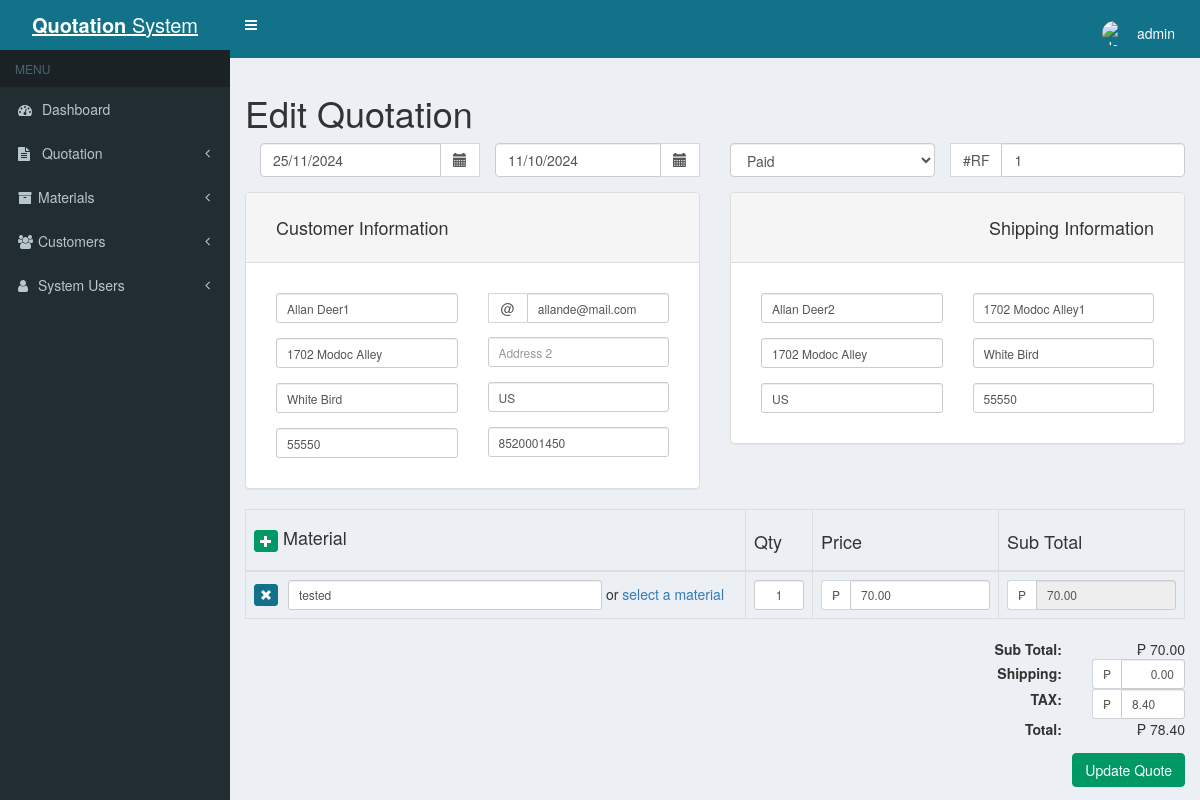
The page /invoice-edit.php?id=1 (signed in) on the database as committed earlier.
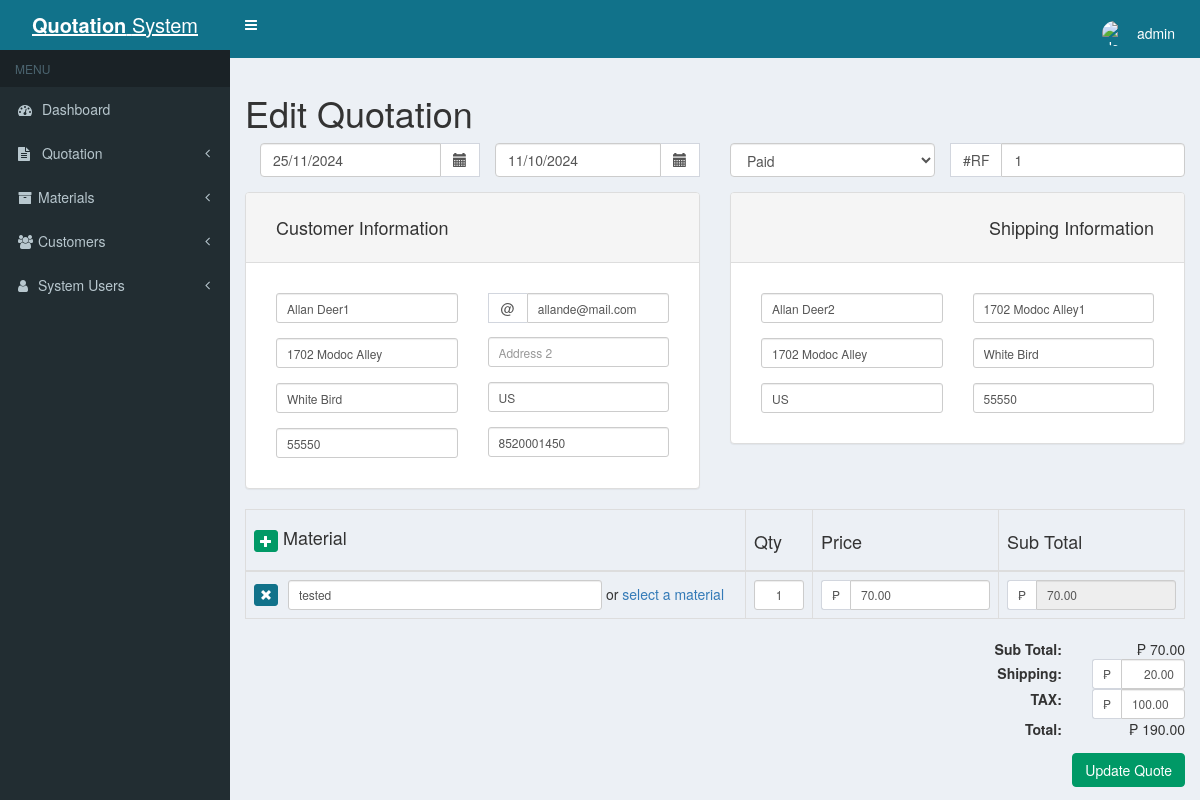
The same page on the database as committed later.
### tables this page shows
CREATE TABLE `invoice_items` (
  `id` int(11) NOT NULL,
  `invoice` varchar(255) NOT NULL,
  `product` text NOT NULL,
  `qty` int(11) NOT NULL,
  `price` decimal(10,2) NOT NULL,
  `discount` decimal(10,2) NOT NULL,
  `subtotal` decimal(10,2) NOT NULL
);

CREATE TABLE `invoices` (
  `id` int(11) NOT NULL,
  `invoice` varchar(255) NOT NULL,
  `invoice_date` varchar(255) NOT NULL,
  `invoice_due_date` varchar(255) NOT NULL,
  `subtotal` decimal(10,2) NOT NULL,
  `shipping` decimal(10,2) NOT NULL,
  `discount` decimal(10,2) NOT NULL,
  `vat` decimal(10,2) NOT NULL,
  `total` decimal(10,2) NOT NULL,
  `notes` text NOT NULL,
  `invoice_type` varchar(255) NOT NULL,
  `status` varchar(255) NOT NULL
);

CREATE TABLE `customers` (
  `id` int(11) NOT NULL,
  `invoice` varchar(255) NOT NULL,
  `name` varchar(255) NOT NULL,
  `email` varchar(255) NOT NULL,
  `address_1` varchar(255) NOT NULL,
  `address_2` varchar(255) NOT NULL,
  `town` varchar(255) NOT NULL,
  `county` varchar(255) NOT NULL,
  `postcode` varchar(255) NOT NULL,
  `phone` varchar(100) NOT NULL,
  `name_ship` varchar(255) NOT NULL,
  `address_1_ship` varchar(255) NOT NULL,
  `address_2_ship` varchar(255) NOT NULL,
  `town_ship` varchar(255) NOT NULL,
  `county_ship` varchar(255) NOT NULL,
  `postcode_ship` varchar(255) NOT NULL
);

### invoice-edit.php (shortened to what the changed rows need)
<?php
include('header.php');
$getID = $_GET['id'];
$mysqli = new mysqli(DATABASE_HOST, DATABASE_USER, DATABASE_PASS, DATABASE_NAME);
$query = "SELECT p.*, i.*, c.*
			FROM invoice_items p
			JOIN invoices i ON i.invoice = p.invoice
			JOIN customers c ON c.invoice = i.invoice
			WHERE p.invoice = '" . $mysqli->real_escape_string($getID) . "'";
$result = mysqli_query($mysqli, $query);
if($result) {
	while ($row = mysqli_fetch_assoc($result)) {
		$customer_name = $row['name'];
		$customer_email = $row['email'];
		$customer_address_1 = $row['address_1'];
		$customer_town = $row['town'];
		$customer_county = $row['county'];
		$customer_postcode = $row['postcode'];
		$customer_phone = $row['phone'];
		$customer_name_ship = $row['name_ship'];
		$customer_address_1_ship = $row['address_1_ship'];
		$customer_address_2_ship = $row['address_2_ship'];
		$customer_town_ship = $row['town_ship'];
		$customer_county_ship = $row['county_ship'];
		$customer_postcode_ship = $row['postcode_ship'];
		$invoice_date = $row['invoice_date'];
		$invoice_due_date = $row['invoice_due_date'];
		$invoice_subtotal = $row['subtotal'];
		$invoice_shipping = $row['shipping'];
		$invoice_vat = $row['vat'];
		$invoice_total = $row['total'];
	}
}
?>
		<h1>Edit Quotation</h1>
		<form method="post" id="update_invoice">
			<div class="row">
				<div class="col-xs-12 text-right">
					<div class="col-xs-3 no-padding-right">
				        <div class="form-group">
				            <div class="input-group date" id="invoice_date">
				                <input type="text" class="form-control required" name="invoice_date" placeholder="Select invoice date" data-date-format="<?php echo DATE_FORMAT ?>" value="<?php echo $invoice_date; ?>" />
				                <span class="input-group-addon">
				                    <span class="glyphicon glyphicon-calendar"></span>
				                </span>
				            </div>
				        </div>
				    </div>
				    <div class="col-xs-3">
				        <div class="form-group">
				            <div class="input-group date" id="invoice_due_date">
				                <input type="text" class="form-control required" name="invoice_due_date" placeholder="Select due date" data-date-format="<?php echo DATE_FORMAT ?>" value="<?php echo $invoice_due_date; ?>" />
				                <span class="input-group-addon">
				                    <span class="glyphicon glyphicon-calendar"></span>
				                </span>
				            </div>
				        </div>
				    </div>
				</div>
			</div>
			<div class="row">
				<div class="col-xs-6">
					<div class="panel panel-default">
						<div class="panel-body form-group form-group-sm">
							<div class="row">
								<div class="col-xs-6">
									<div class="form-group">
										<input type="text" class="form-control margin-bottom copy-input required" name="customer_name" id="customer_name" placeholder="Enter name" tabindex="1" value="<?php echo $customer_name; ?>">
									</div>
									<div class="form-group">
										<input type="text" class="form-control margin-bottom copy-input required" name="customer_address_1" id="customer_address_1" placeholder="Address 1" tabindex="3" value="<?php echo $customer_address_1; ?>">
									</div>
									<div class="form-group">
										<input type="text" class="form-control margin-bottom copy-input required" name="customer_town" id="customer_town" placeholder="Town" tabindex="5" value="<?php echo $customer_town; ?>">
									</div>
									<div class="form-group no-margin-bottom">
										<input type="text" class="form-control copy-input required" name="customer_postcode" id="customer_postcode" placeholder="Postcode" tabindex="7" value="<?php echo $customer_postcode; ?>">
									</div>
								</div>
								<div class="col-xs-6">
									<div class="input-group float-right margin-bottom">
										<span class="input-group-addon">@</span>
										<input type="email" class="form-control copy-input required" name="customer_email" id="customer_email" placeholder="E-mail address" aria-describedby="sizing-addon1" tabindex="2" value="<?php echo $customer_email; ?>">
									</div>
								    <div class="form-group">
								    	<input type="text" class="form-control margin-bottom copy-input required" name="customer_county" id="customer_county" placeholder="County" tabindex="6" value="<?php echo $customer_county; ?>">
								    </div>
								    <div class="form-group no-margin-bottom">
								    	<input type="text" class="form-control required" name="customer_phone" id="invoice_phone" placeholder="Phone number" tabindex="8" value="<?php echo $customer_phone; ?>">
									</div>
								</div>
							</div>
						</div>
					</div>
				</div>
				<div class="col-xs-6 text-right">
					<div class="panel panel-default">
						<div class="panel-body form-group form-group-sm">
							<div class="row">
								<div class="col-xs-6">
									<div class="form-group">
										<input type="text" class="form-control margin-bottom required" name="customer_name_ship" id="customer_name_ship" placeholder="Enter name" tabindex="9" value="<?php echo $customer_name_ship; ?>">
									</div>
									<div class="form-group">
										<input type="text" class="form-control margin-bottom" name="customer_address_2_ship" id="customer_address_2_ship" placeholder="Address 2" tabindex="11" value="<?php echo $customer_address_2_ship; ?>">
									</div>
									<div class="form-group no-margin-bottom">
										<input type="text" class="form-control required" name="customer_county_ship" id="customer_county_ship" placeholder="County" tabindex="13" value="<?php echo $customer_county_ship; ?>">
									</div>
								</div>
								<div class="col-xs-6">
									<div class="form-group">
								    	<input type="text" class="form-control margin-bottom required" name="customer_address_1_ship" id="customer_address_1_ship" placeholder="Address 1" tabindex="10" value="<?php echo $customer_address_1_ship; ?>">
									</div>
									<div class="form-group">
										<input type="text" class="form-control margin-bottom required" name="customer_town_ship" id="customer_town_ship" placeholder="Town" tabindex="12" value="<?php echo $customer_town_ship; ?>">
								    </div>
								    <div class="form-group no-margin-bottom">
								    	<input type="text" class="form-control required" name="customer_postcode_ship" id="customer_postcode_ship" placeholder="Postcode" tabindex="14" value="<?php echo $customer_postcode_ship; ?>">
									</div>
								</div>
							</div>
						</div>
					</div>
				</div>
			</div>
			<table class="table table-bordered" id="invoice_table">
				<thead>
					<tr>
						<th width="500">
							<h4><a href="#" class="btn btn-success btn-xs add-row"><span class="glyphicon glyphicon-plus" aria-hidden="true"></span></a> Material</h4>
						</th>
						<th>
							<h4>Qty</h4>
						</th>
						<th>
							<h4>Price</h4>
						</th>
						<th>
							<h4>Sub Total</h4>
						</th>
					</tr>
				</thead>
				<tbody>
					<?php
						$mysqli = new mysqli(DATABASE_HOST, DATABASE_USER, DATABASE_PASS, DATABASE_NAME);
						$query2 = "SELECT * FROM invoice_items WHERE invoice = '" . $mysqli->real_escape_string($getID) . "'";
						$result2 = mysqli_query($mysqli, $query2);
						if($result2) {
							while ($rows = mysqli_fetch_assoc($result2)) {
							    $item_product = $rows['product'];
							    $item_qty = $rows['qty'];
							    $item_price = $rows['price'];
							    $item_subtotal = $rows['subtotal'];
					?>
					<tr>
						<td>
							<div class="form-group form-group-sm  no-margin-bottom">
								<a href="#" class="btn btn-danger btn-xs delete-row"><span class="glyphicon glyphicon-remove" aria-hidden="true"></span></a>
								<input type="text" class="form-control form-group-sm item-input invoice_product" name="invoice_product[]" placeholder="Enter material title and / or description" value="<?php echo $item_product; ?>">
								<p class="item-select">or <a href="#">select a material</a></p>
							</div>
						</td>
						<td class="text-right">
							<div class="form-group form-group-sm no-margin-bottom">
								<input type="text" class="form-control invoice_product_qty calculate" name="invoice_product_qty[]" value="<?php echo $item_qty; ?>">
							</div>
						</td>
						<td class="text-right">
							<div class="input-group input-group-sm  no-margin-bottom">
								<span class="input-group-addon"><?php echo CURRENCY ?></span>
								<input type="text" class="form-control calculate invoice_product_price required" name="invoice_product_price[]" aria-describedby="sizing-addon1" placeholder="0.00" value="<?php echo $item_price; ?>">
							</div>
						</td>
						<td class="text-right">
							<div class="input-group input-group-sm">
								<span class="input-group-addon"><?php echo CURRENCY ?></span>
								<input type="text" class="form-control calculate-sub" name="invoice_product_sub[]" id="invoice_product_sub" aria-describedby="sizing-addon1" value="<?php echo $item_subtotal; ?>" disabled>
							</div>
						</td>
					</tr>
					<?php } } ?>
				</tbody>
			</table>
			<div id="invoice_totals" class="padding-right row text-right">
				<div class="col-xs-6 no-padding-right">
					<div class="row">
						<div class="col-xs-3">
							<?php echo CURRENCY ?><span class="invoice-sub-total"> <?php echo $invoice_subtotal; ?></span>
						</div>
					</div>
					<div class="row">
						<div class="col-xs-3">
							<div class="input-group input-group-sm">
								<span class="input-group-addon"><?php echo CURRENCY ?></span>
								<input type="text" class="form-control calculate shipping" name="invoice_shipping" aria-describedby="sizing-addon1" placeholder="0.00" value="<?php echo $invoice_shipping; ?>">
							</div>
						</div>
					</div>
					<?php if (ENABLE_VAT == true) { ?>
					<div class="row">
						<div class="col-xs-3 col-xs-offset-6">
							<strong>TAX:</strong>
						</div>
						<div class="col-xs-3">
							<div class="input-group input-group-sm">
								<span class="input-group-addon"><?php echo CURRENCY ?></span>
								<input type="text" class="form-control calculate" name="invoice_vat" id="invoice_vat" aria-describedby="sizing-addon1" placeholder="0.00" value="<?php echo $invoice_vat; ?>">
							</div>
						</div>
					</div>
					<?php } ?>
					<div class="row">
						<div class="col-xs-3">
							<?php echo CURRENCY ?><span class="invoice-total"> <?php echo $invoice_total; ?></span>
						</div>
					</div>
				</div>
			</div>
		</form>
<?php
	include('footer.php');
?>

Rows that differ between the two databases and show on the page:
removed invoice_items: invoice_date "25/11/2024", invoice_due_date "11/10/2024", customer_name "Allan Deer1", customer_address_1 "1702 Modoc Alley", customer_town "White Bird", customer_postcode "55550", customer_email "allande@mail.com", customer_county "US", customer_phone "8520001450", customer_name_ship "Allan Deer2", customer_address_2_ship "1702 Modoc Alley", customer_county_ship "US", customer_address_1_ship "1702 Modoc Alley1", customer_town_ship "White Bird", customer_postcode_ship "55550", product "tested", qty "1", price "70.00", subtotal "70.00", invoices.subtotal "70.00", invoice_shipping "0.00", invoice_vat "8.40", invoices.total "78.40"
added invoice_items: invoice_date "25/11/2024", invoice_due_date "11/10/2024", customer_name "Allan Deer1", customer_address_1 "1702 Modoc Alley", customer_town "White Bird", customer_postcode "55550", customer_email "allande@mail.com", customer_county "US", customer_phone "8520001450", customer_name_ship "Allan Deer2", customer_address_2_ship "1702 Modoc Alley", customer_county_ship "US", customer_address_1_ship "1702 Modoc Alley1", customer_town_ship "White Bird", customer_postcode_ship "55550", product "tested", qty "1", price "70.00", subtotal "70.00", invoices.subtotal "70.00", invoice_shipping "20.00", invoice_vat "100.00", invoices.total "190.00"
